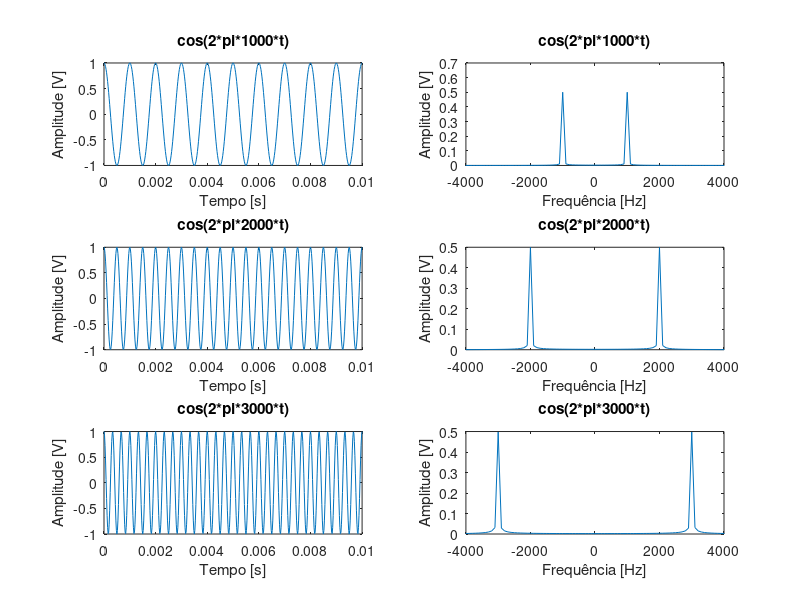
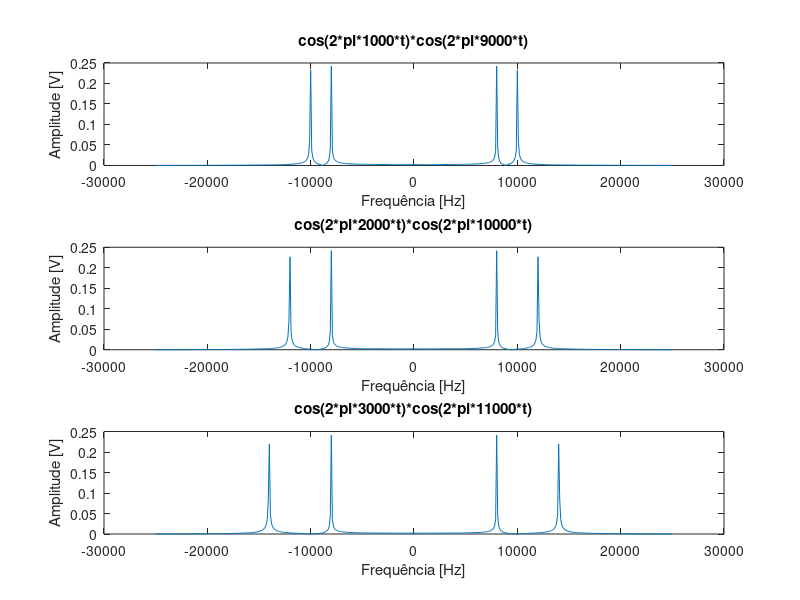
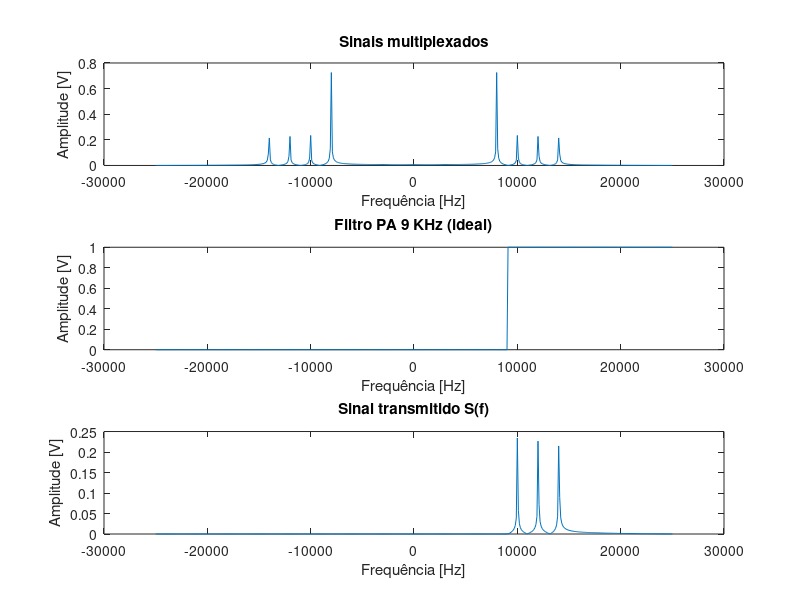
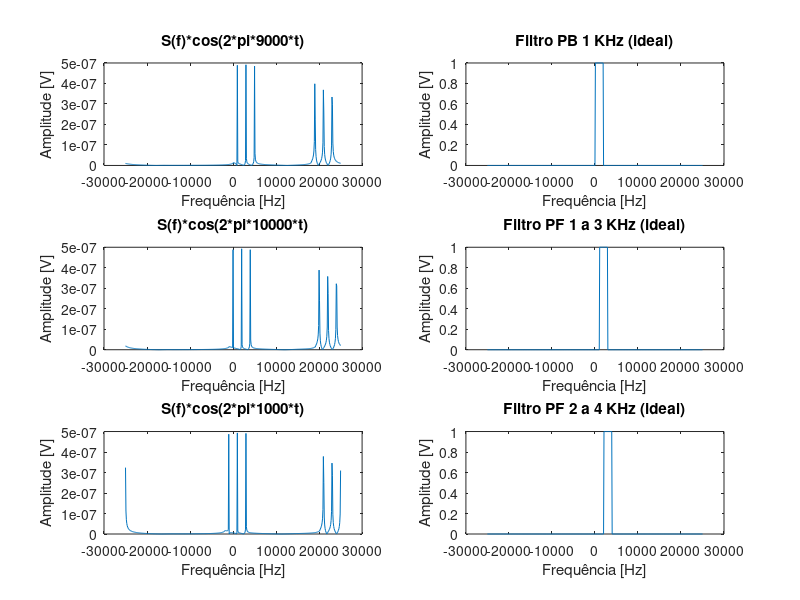

The MATLAB script that drew these images, in order:
close all;
clear all;
clc;

Am = 1; % Amplitude sinal
fm = 1e3; % Frequencia do sinal
fa = 50e3; % Frequencia de amostragem
t = [0:1/fa:10*(1/fm)];
f = [-fa/2:100:fa/2];
f_cut = 500; % Frequencia de corte - 500 Hz

% • Gerar 3 sinais (cosenos) nas frequências 1k, 2k e 3k
m1_t = Am*cos(2*pi*fm*t);
m2_t = Am*cos(2*pi*fm*2*t);
m3_t = Am*cos(2*pi*fm*3*t);

% • Realizar a multiplexação dos sinais para as frequências 10k,
% 12k e 14k para a transmissão em um canal de comunicação
m1_t_multiplex = m1_t.*cos(2*pi*9e3*t);
m2_t_multiplex = m2_t.*cos(2*pi*10e3*t);
m3_t_multiplex = m3_t.*cos(2*pi*11e3*t);
m_t_somado = m1_t_multiplex + m2_t_multiplex + m3_t_multiplex;
M_f_somado = fftshift(fft(m_t_somado)/length(m_t_somado));
filtro_PA = [zeros(1, 341) ones(1, 160)];

S_f = M_f_somado.*filtro_PA;
s_t = ifft(ifftshift(S_f))/length(S_f);

% • Recuperar os sinais originais
r1_t = s_t.*cos(2*pi*9e3*t);
r2_t = s_t.*cos(2*pi*10e3*t);
r3_t = s_t.*cos(2*pi*11e3*t);
R1_f = fftshift(fft(r1_t)/length(r1_t));
R2_f = fftshift(fft(r2_t)/length(r2_t));
R3_f = fftshift(fft(r3_t)/length(r3_t));
filtro_pb_1k = [zeros(1, 251) ones(1, 19) zeros(1, 231)];
filtro_pf_1a3k = [zeros(1, 261) ones(1, 19) zeros(1, 221)];
filtro_pf_2a4k = [zeros(1, 271) ones(1, 19) zeros(1, 211)];

rec1_f = R1_f.*filtro_pb_1k;
rec2_f = R2_f.*filtro_pf_1a3k;
rec3_f = R3_f.*filtro_pf_2a4k;
rec1_t = ifft(ifftshift(rec1_f))/length(rec1_f);
rec2_t = ifft(ifftshift(rec2_f))/length(rec2_f);
rec3_t = ifft(ifftshift(rec3_f))/length(rec3_f);

% Plots
M1_f = fftshift(fft(m1_t)/length(m1_t));
M2_f = fftshift(fft(m2_t)/length(m2_t));
M3_f = fftshift(fft(m3_t)/length(m3_t));

m1_f_multiplex = fftshift(fft(m1_t_multiplex)/length(m1_t_multiplex));
m2_f_multiplex = fftshift(fft(m2_t_multiplex)/length(m2_t_multiplex));
m3_f_multiplex = fftshift(fft(m3_t_multiplex)/length(m3_t_multiplex));

figure(1)
subplot(3,2,1)
plot(t, m1_t)
title('cos(2*pi*1000*t)')
xlabel('Tempo [s]')
ylabel('Amplitude [V]')
subplot(3,2,2)
plot(f, abs(M1_f))
xlim([-4*fm 4*fm])
title('cos(2*pi*1000*t)')
xlabel('Frequência [Hz]')
ylabel('Amplitude [V]')

subplot(3,2,3)
plot(t, m2_t)
title('cos(2*pi*2000*t)')
xlabel('Tempo [s]')
ylabel('Amplitude [V]')
subplot(3,2,4)
plot(f, abs(M2_f))
xlim([-4*fm 4*fm])
title('cos(2*pi*2000*t)')
xlabel('Frequência [Hz]')
ylabel('Amplitude [V]')

subplot(3,2,5)
plot(t, m3_t)
title('cos(2*pi*3000*t)')
xlabel('Tempo [s]')
ylabel('Amplitude [V]')
subplot(3,2,6)
plot(f, abs(M3_f))
xlim([-4*fm 4*fm])
title('cos(2*pi*3000*t)')
xlabel('Frequência [Hz]')
ylabel('Amplitude [V]')

figure(2)
subplot(311)
plot(f, abs(m1_f_multiplex))
title('cos(2*pi*1000*t)*cos(2*pi*9000*t)')
xlabel('Frequência [Hz]')
ylabel('Amplitude [V]')
subplot(312)
plot(f, abs(m2_f_multiplex))
title('cos(2*pi*2000*t)*cos(2*pi*10000*t)')
xlabel('Frequência [Hz]')
ylabel('Amplitude [V]')
subplot(313)
plot(f, abs(m3_f_multiplex))
title('cos(2*pi*3000*t)*cos(2*pi*11000*t)')
xlabel('Frequência [Hz]')
ylabel('Amplitude [V]')

figure(3)
subplot(311)
plot(f, abs(M_f_somado))
title('Sinais multiplexados')
xlabel('Frequência [Hz]')
ylabel('Amplitude [V]')
subplot(312)
plot(f, filtro_PA)
title('Filtro PA 9 KHz (ideal)')
xlabel('Frequência [Hz]')
ylabel('Amplitude [V]')
subplot(313)
plot(f, abs(S_f))
title('Sinal transmitido S(f)')
xlabel('Frequência [Hz]')
ylabel('Amplitude [V]')

figure(4)
subplot(3,2,1)
plot(f, abs(R1_f))
title('S(f)*cos(2*pi*9000*t)')
xlabel('Frequência [Hz]')
ylabel('Amplitude [V]')
subplot(3,2,2)
plot(f, abs(filtro_pb_1k))
title('Filtro PB 1 KHz (ideal)')
xlabel('Frequência [Hz]')
ylabel('Amplitude [V]')

subplot(3,2,3)
plot(f, abs(R2_f))
title('S(f)*cos(2*pi*10000*t)')
xlabel('Frequência [Hz]')
ylabel('Amplitude [V]')
subplot(3,2,4)
plot(f, abs(filtro_pf_1a3k))
title('Filtro PF 1 a 3 KHz (ideal)')
xlabel('Frequência [Hz]')
ylabel('Amplitude [V]')

subplot(3,2,5)
plot(f, abs(R3_f))
title('S(f)*cos(2*pi*1000*t)')
xlabel('Frequência [Hz]')
ylabel('Amplitude [V]')
subplot(3,2,6)
plot(f, abs(filtro_pf_2a4k))
title('Filtro PF 2 a 4 KHz (ideal)')
xlabel('Frequência [Hz]')
ylabel('Amplitude [V]')


figure(5)
subplot(3,2,1)
plot(t, rec1_t)
title('Sinal demodulado - cos(2*pi*1000*t)')
xlabel('Tempo [s]')
ylabel('Amplitude [V]')
subplot(3,2,2)
plot(f, abs(rec1_f))
title('Sinal demodulado - cos(2*pi*1000*t)')
xlabel('Frequência [Hz]')
ylabel('Amplitude [V]')

subplot(3,2,3)
plot(t, rec2_t)
title('Sinal demodulado - cos(2*pi*2000*t)')
xlabel('Tempo [s]')
ylabel('Amplitude [V]')
subplot(3,2,4)
plot(f, abs(rec2_f))
title('Sinal demodulado - cos(2*pi*2000*t)')
xlabel('Frequência [Hz]')
ylabel('Amplitude [V]')


subplot(3,2,5)
plot(t, rec3_t)
title('Sinal demodulado - cos(2*pi*3000*t)')
xlabel('Tempo [s]')
ylabel('Amplitude [V]')
subplot(3,2,6)
plot(f, abs(rec3_f))
title('Sinal demodulado - cos(2*pi*3000*t)')
xlabel('Frequência [Hz]')
ylabel('Amplitude [V]')